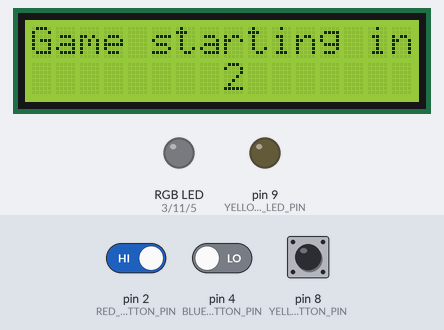
Bench run of a sketch on a simulated Arduino Uno, built with avr-gcc and run on an emulated ATmega328P. Shown: 16×2 character LCD, an RGB LED mixed from three pins (HIGH = lit), output pins drawn as LEDs (lit = HIGH). The inputs (shaded band) are chosen by the test bench; at power-on: pin 2 (RED_BUTTON_PIN) HIGH, pin 4 (BLUE_BUTTON_PIN) LOW, pin 8 (YELLOW_BUTTON_PIN) LOW. Dim RGB values are drawn brighter than linear; random numbers use the default seed unless the sketch sets one.

Above: at 1.2 s.
1.3 s: pin 2 (RED_BUTTON_PIN) driven LOW and pin 4 (BLUE_BUTTON_PIN) driven HIGH
At 5.4 s:
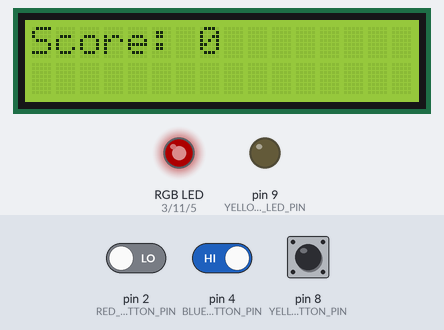
6.1 s: pin 2 (RED_BUTTON_PIN) driven HIGH
At 6.7 s:
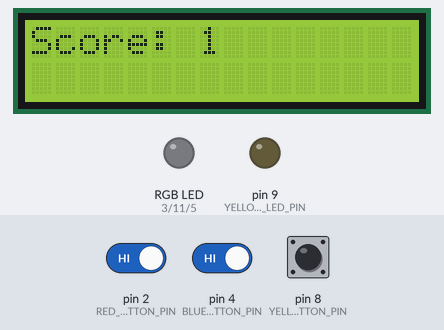
At 9.6 s:
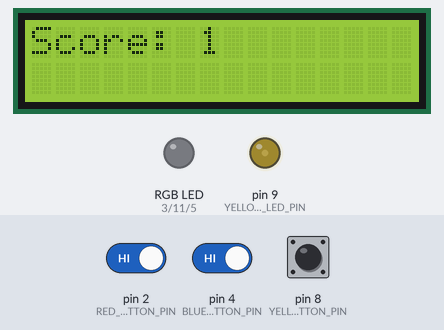
Timing chart, 0 to 11.1 s (numbered marks = the images above; inputs shaded):
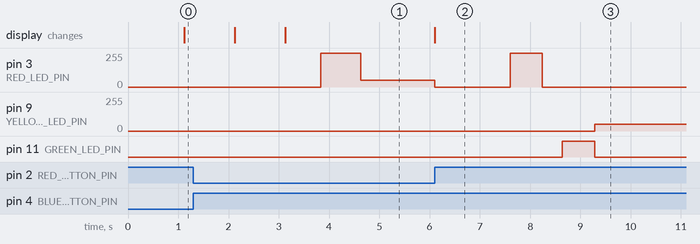

The sketch:

colour_memory_game.ino
```cpp
#include <Wire.h>
#include <LiquidCrystal_I2C.h>

#define RED_LED_PIN 3
#define BLUE_LED_PIN 5
#define YELLOW_LED_PIN 9
#define GREEN_LED_PIN 11

#define RED_BUTTON_PIN 2
#define BLUE_BUTTON_PIN 4
#define YELLOW_BUTTON_PIN 8
#define GREEN_BUTTON_PIN 10

#define MAX_COLOURS 4  // Max number of colour LEDs
#define MS_IN_SECOND 1000
#define DEFAULT_BRIGHTNESS 50
#define MIN_BLINK_TIME 200
#define MIN_PAUSE_TIME 100

// LCD has 16 columns and 2 rows
LiquidCrystal_I2C lcd(0x27, 16, 2);

// The number of milliseconds to display an LED light
unsigned int blinkTime;

// The number of milliseconds to pause before displaying the next LED light
unsigned int pauseTime;

// The player's current level in the game
unsigned int level;

// The sequence of colours
unsigned int sequence[50] = { 0 };

// Contains the pin numbers of each colour LED
unsigned int colours[MAX_COLOURS] = { RED_LED_PIN, BLUE_LED_PIN, YELLOW_LED_PIN, GREEN_LED_PIN };

// Whether the game has started
// TODO: Use this value in the game
bool gameStarted;

// Whether the player has lost
bool playerLost;

// The pin number of the current colour LED that was added in this level
unsigned int currentColourLED;

// The number of points scored by the player in this game
unsigned int totalPoints;

void setup() {
  Serial.begin(9600);

  pinMode(RED_LED_PIN, OUTPUT);
  pinMode(BLUE_LED_PIN, OUTPUT);
  pinMode(YELLOW_LED_PIN, OUTPUT);
  pinMode(GREEN_LED_PIN, OUTPUT);

  pinMode(RED_BUTTON_PIN, INPUT);
  pinMode(BLUE_BUTTON_PIN, INPUT);
  pinMode(YELLOW_BUTTON_PIN, INPUT);
  pinMode(GREEN_BUTTON_PIN, INPUT);

  randomSeed(analogRead(A0));

  setupLcd();

  initializeGame();
}

void setupLcd() {
  lcd.init();
  lcd.backlight();
  lcd.clear();
}

void loop() {
  while (gameStarted == false) {
    waitForGameStart();
  }

  delay(200);

  // Blink the LEDs to signal the memory sequence
  for (int i = 0; i < level; i++) {
    currentColourLED = sequence[i];
    delay(pauseTime);
    blinkLED(currentColourLED, blinkTime);
  }

  unsigned int count = 0;

  // Check the player's button presses
  while (count < level) {
    unsigned int currentColourButton = sequence[count] - 1;

    if (digitalRead(RED_BUTTON_PIN) == LOW) {
      while (digitalRead(RED_BUTTON_PIN) == LOW) {
        analogWrite(RED_LED_PIN, DEFAULT_BRIGHTNESS);
      }

      digitalWrite(RED_LED_PIN, LOW);

      if (currentColourButton == RED_BUTTON_PIN) {
        updatePoints();
        count++;
      } else {
        playerLost = true;
        break;
      }
    }

    else if (digitalRead(BLUE_BUTTON_PIN) == LOW) {
      while (digitalRead(BLUE_BUTTON_PIN) == LOW) {
        analogWrite(BLUE_LED_PIN, DEFAULT_BRIGHTNESS);
      }

      digitalWrite(BLUE_LED_PIN, LOW);

      if (currentColourButton == BLUE_BUTTON_PIN) {
        updatePoints();
        count++;
      } else {
        playerLost = true;
        break;
      }
    }

    else if (digitalRead(YELLOW_BUTTON_PIN) == LOW) {
      while (digitalRead(YELLOW_BUTTON_PIN) == LOW) {
        analogWrite(YELLOW_LED_PIN, DEFAULT_BRIGHTNESS);
      }

      digitalWrite(YELLOW_LED_PIN, LOW);

      if (currentColourButton == YELLOW_BUTTON_PIN) {
        updatePoints();
        count++;
      } else {
        playerLost = true;
        break;
      }
    }

    else if (digitalRead(GREEN_BUTTON_PIN) == LOW) {
      while (digitalRead(GREEN_BUTTON_PIN) == LOW) {
        analogWrite(GREEN_LED_PIN, DEFAULT_BRIGHTNESS);
      }

      digitalWrite(GREEN_LED_PIN, LOW);

      if (currentColourButton == GREEN_BUTTON_PIN) {
        updatePoints();
        count++;
      } else {
        playerLost = true;
        break;
      }
    }

    delay(100);
  }

  delay(800);

  if (playerLost) {
    for (int i = 0; i < 5; i++) {
      blinkLED(sequence[count], 80);
      delay(100);
    }

    initializeGame();
  } else {
    nextLevel();
  }
}

// Shows the LEDs in various brightness levels, in a fade-in and fade-out pattern.
// Turns all LEDs off when a button is pressed, and updates the LCD display to signal
// game start.
void waitForGameStart() {
  int brightnessIncrements = 5;
  int maxBrightness = 255;

  for (int i = 1; i <= brightnessIncrements; i++) {
    analogWrite(RED_LED_PIN, maxBrightness * i / brightnessIncrements);
    analogWrite(BLUE_LED_PIN, maxBrightness * i / brightnessIncrements);
    analogWrite(YELLOW_LED_PIN, maxBrightness * i / brightnessIncrements);
    analogWrite(GREEN_LED_PIN, maxBrightness * i / brightnessIncrements);

    if (digitalRead(RED_BUTTON_PIN) == LOW || digitalRead(BLUE_BUTTON_PIN) == LOW || digitalRead(YELLOW_BUTTON_PIN) == LOW || digitalRead(GREEN_BUTTON_PIN) == LOW) {
      digitalWrite(RED_LED_PIN, LOW);
      digitalWrite(BLUE_LED_PIN, LOW);
      digitalWrite(YELLOW_LED_PIN, LOW);
      digitalWrite(GREEN_LED_PIN, LOW);
      gameStarted = true;

      showStartText();
      return;
    }

    delay(200);
  }

  for (int i = brightnessIncrements; i >= 0; i--) {
    analogWrite(RED_LED_PIN, maxBrightness * i / brightnessIncrements);
    analogWrite(BLUE_LED_PIN, maxBrightness * i / brightnessIncrements);
    analogWrite(YELLOW_LED_PIN, maxBrightness * i / brightnessIncrements);
    analogWrite(GREEN_LED_PIN, maxBrightness * i / brightnessIncrements);

    if (digitalRead(RED_BUTTON_PIN) == LOW || digitalRead(BLUE_BUTTON_PIN) == LOW || digitalRead(YELLOW_BUTTON_PIN) == LOW || digitalRead(GREEN_BUTTON_PIN) == LOW) {
      digitalWrite(RED_LED_PIN, LOW);
      digitalWrite(BLUE_LED_PIN, LOW);
      digitalWrite(YELLOW_LED_PIN, LOW);
      digitalWrite(GREEN_LED_PIN, LOW);
      gameStarted = true;

      showStartText();
      return;
    }

    delay(200);
  }
}

// Clears the LCD and shows text signalling the start of a new game
void showStartText() {
  lcd.clear();
  lcd.setCursor(0, 0);
  lcd.print("Game starting in");
  lcd.setCursor(8, 1);
  lcd.print("3");
  delay(MS_IN_SECOND);
  lcd.setCursor(8, 1);
  lcd.print("2");
  delay(MS_IN_SECOND);
  lcd.setCursor(8, 1);
  lcd.print("1");
  delay(MS_IN_SECOND);

  lcd.clear();
  lcd.setCursor(0, 0);
  lcd.print("Score:");
  lcd.setCursor(7, 0);
  lcd.print(totalPoints);
}

// Resets the game from the start.
void initializeGame() {
  blinkTime = 800;
  pauseTime = 500;
  level = 0;
  gameStarted = false;
  playerLost = false;
  totalPoints = 0;

  getNextColour();
  level = 1;

  lcd.clear();
  lcd.setCursor(0, 0);
  lcd.print("Press any button");
  lcd.setCursor(4, 1);
  lcd.print("to start!");
}

// Gets the next colour and appends it to [sequence]
void getNextColour() {
  unsigned int nextColour = colours[random(0, MAX_COLOURS)];
  sequence[level] = nextColour;
}

// Moves the game to the next level
void nextLevel() {
  getNextColour();

  double blinkResult = (double)(blinkTime * 4) / 5;
  double pauseResult = (double)(pauseTime * 4) / 5;

  blinkTime = (int)blinkResult;
  pauseTime = (int)pauseResult;

  if (blinkTime < MIN_BLINK_TIME) {
    blinkTime = MIN_BLINK_TIME;
  }

  if (pauseTime < MIN_PAUSE_TIME) {
    pauseTime = MIN_PAUSE_TIME;
  }

  level++;
}

// Blinks the LED light at [outputPin] for [time] milliseconds.
void blinkLED(unsigned int outputPin, unsigned int time) {
  digitalWrite(outputPin, HIGH);
  delay(time);
  digitalWrite(outputPin, LOW);
}

/// Updates the points after the player has pressed a correct button.
void updatePoints() {
  totalPoints++;

  lcd.setCursor(7, 0);
  lcd.print(totalPoints);
}
```

Measured:
- after the input at 6.1 s, pin 3 (RED_LED_PIN): 50/255 → 0/255 at once, → 255/255 1.5 s later, → 0/255 0.64 s later; pin 9 (YELLOW_LED_PIN): 0/255 → 50/255 after 3.2 s; pin 11 (GREEN_LED_PIN): LOW → HIGH after 2.5 s, → LOW 0.64 s later; the display: changes at once (image 2)
